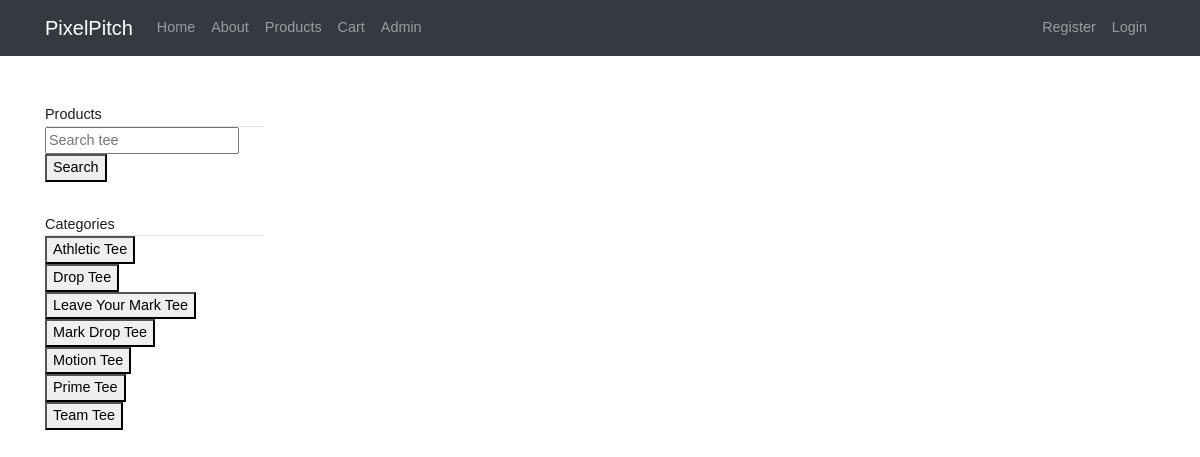
/products.php, run on the app's committed database.
### tables this page shows
CREATE TABLE `categories`
(
  `cat_id` int(11) NOT NULL,
  `cat_title` varchar(255) NOT NULL
);

### dbcontroller.php (called while the page is built, shortened)
<?php
class DBController {
	private $host = "localhost";
	private $user = "root";
	private $password = "welcome1";
	private $database = "pixelpitch";
	private $conn;
	function __construct() {
		$this->conn = $this->connectDB();
	}
	function connectDB() {
		$conn = mysqli_connect($this->host,$this->user,$this->password,$this->database);
		return $conn;
	}
	function runQuery($query) {
		$result = mysqli_query($this->conn,$query);
		while($row=mysqli_fetch_assoc($result)) {
			$resultset[] = $row;
		}
		if(!empty($resultset))
			return $resultset;
	}
}

### products.php (the view, shortened to what this page needs)
<?php require 'header.php'; ?>
<?php
require_once("dbcontroller.php");
?>
<div id="product-grid">
	<div id="menu">
		<div class="txt-heading">Products</div>
		<div class="search">
			<form action="products.php" method="POST">
					<input type="text" name="keyword" placeholder="Search tee">
					<button type="submit" value="search">Search</button>
			</form>
		</div>
		<div class="txt-heading">Categories</div>
		<div class="categories">
				<?php
				require_once("dbcontroller.php");
				$db_handle = new DBController();
				$query = "select cat_id, cat_title from categories";
				$catArray = $db_handle->runQuery($query);
				if (! empty($catArray)) {
					foreach($catArray as $key=>$value) {
				?>
							<div>
								<button class="cat_button" data-id="<?php echo $catArray[$key]["cat_id"];  ?>">
							<?php echo $catArray[$key]["cat_title"]; ?>
								</button>
							</div>
				<?php
					}
				}
				?>
		</div>
	</div>
	<div id="product-list">
	</div>
</div>
<?php require 'footer.php'; ?>

### header.php (shortened to what this page needs)
<!DOCTYPE html>
<html lang="en">
<head>
  <link rel="stylesheet" href="https://maxcdn.bootstrapcdn.com/bootstrap/4.0.0-beta/css/bootstrap.min.css">
  <link href="https://maxcdn.bootstrapcdn.com/font-awesome/4.7.0/css/font-awesome.min.css" rel="stylesheet">
  <link rel="stylesheet" href="//code.jquery.com/ui/1.12.1/themes/base/jquery-ui.css">
  <link href="css/style.css" rel="stylesheet">
</head>
<body>
  <?php require 'navbar.php'; ?>
  <div class="container">

### navbar.php (shortened to what this page needs)
<nav class="navbar navbar-expand-lg navbar-dark bg-dark mb-3">
  <div class="container">
    <a class="navbar-brand" href="#"><?php echo SITENAME; ?></a>
    <div class="collapse navbar-collapse" id="navbarNav">
      <ul class="navbar-nav">
        <li class="nav-item">
          <a class="nav-link" href="<?php echo URLROOT; ?>">Home</a>
        </li>
        <li class="nav-item">
          <a class="nav-link" href="<?php echo URLROOT; ?>/about.php">About</a>
        </li>
        <li class="nav-item">
          <a class="nav-link" href="<?php echo URLROOT; ?>/products.php">Products</a>
        </li>
        <li class="nav-item">
          <a class="nav-link" href="<?php echo URLROOT; ?>/cart.php">Cart</a>
        </li>
        <li class="nav-item">
          <a class="nav-link" href="<?php echo URLROOT; ?>/admin.php">Admin</a>
        </li>
      </ul>
      <ul class="navbar-nav ml-auto">
      <?php if(isset($_SESSION['customer_id'])) : ?>
        <li class="nav-item">
          <a class="nav-link" href="customerAccount.php">My Profile</a>
        </li>
        <li class="nav-item">
          <a class="nav-link" href="customerOrders.php">Order History</a>
        </li>
        <li class="nav-item">
          <a class="nav-link" href="logout.php"><i class="fa fa-sign-out" aria-hidden="true"></i> Logout</a>
        </li>
      <?php else : ?>
        <li class="nav-item">
          <a class="nav-link" href="register.php">Register</a>
        </li>
        <li class="nav-item">
          <a class="nav-link" href="login.php">Login</a>
        </li>
      <?php endif; ?>
      </ul>
    </div>
  </div>
</nav>

### footer.php
</div>
</body>
</html>

### css/style.css (style rules this page uses)
body { font-family: Arial; color: #211a1a; font-size: 0.9em; }
.txt-heading { color: #211a1a; border-bottom: 1px solid #E0E0E0; overflow: auto; margin-top: 2rem; }
#product-grid { display: grid; grid-template-columns: 1fr 4fr; grid-gap: 1rem; align-content: center; margin-bottom: 1.2rem; }

### data on the page
categories: cat_title "Athletic Tee"
categories: cat_title "Drop Tee"
categories: cat_title "Leave Your Mark Tee"
categories: cat_title "Mark Drop Tee"
categories: cat_title "Motion Tee"
categories: cat_title "Prime Tee"
categories: cat_title "Team Tee"

### other printed values
SITENAME "PixelPitch"
